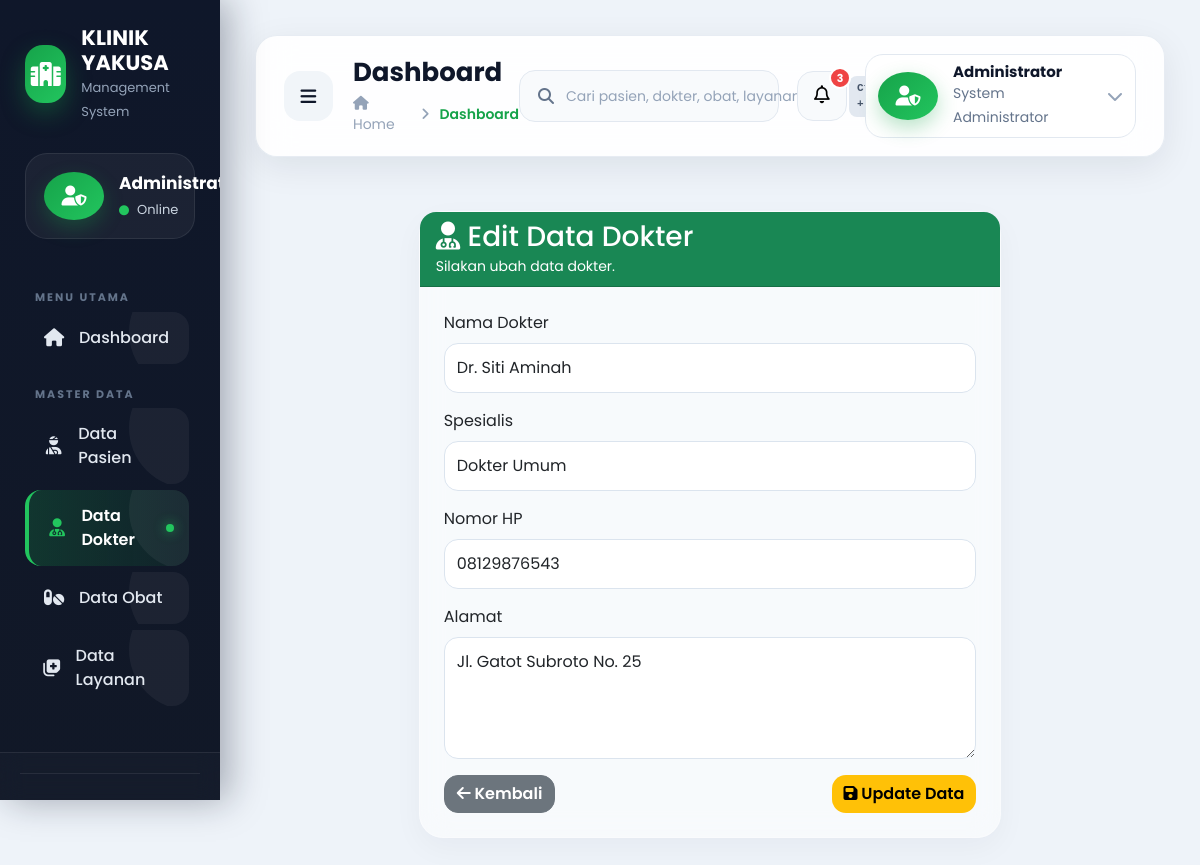
Screenshot of /dokter/edit.php?id=2 with the database file from the repository.
### tables this page shows
CREATE TABLE IF NOT EXISTS dokter (
    id_dokter INT AUTO_INCREMENT PRIMARY KEY,
    nama_dokter VARCHAR(100) NOT NULL,
    spesialis VARCHAR(100) NOT NULL,
    no_hp VARCHAR(20) NOT NULL,
    alamat TEXT NOT NULL
);

### dokter/edit.php (the view, shortened to what this page needs)
<?php
include "../config/koneksi.php";
include "../layout/header.php";
$id = intval($_GET['id']);
$stmt = mysqli_prepare($koneksi, "SELECT * FROM dokter WHERE id_dokter=?");
mysqli_stmt_bind_param($stmt, "i", $id);
mysqli_stmt_execute($stmt);
$result = mysqli_stmt_get_result($stmt);
$data = mysqli_fetch_assoc($result);
?>
<div class="wrapper">
<?php include "../layout/sidebar.php"; ?>
<div class="main">
<?php include "../layout/navbar.php"; ?>
<div class="container-fluid py-4">
<div class="row justify-content-center">
<div class="col-lg-8">
<div class="card card-glass shadow border-0 rounded-4">
<div class="card-header bg-success text-white rounded-top-4">
<h3 class="mb-0">
<i class="fas fa-user-doctor"></i>
Edit Data Dokter
</h3>
<small>Silakan ubah data dokter.</small>
</div>
<div class="card-body p-4">
<form action="update.php" method="POST">
<div class="mb-3">
<label class="form-label">
Nama Dokter
</label>
<input
type="text"
name="nama_dokter"
class="form-control"
value="<?= htmlspecialchars($data['nama_dokter']); ?>"
required>
</div>
<div class="mb-3">
<label class="form-label">
Spesialis
</label>
<input
type="text"
name="spesialis"
class="form-control"
value="<?= htmlspecialchars($data['spesialis']); ?>"
required>
</div>
<div class="mb-3">
<label class="form-label">
Nomor HP
</label>
<input
type="text"
name="no_hp"
class="form-control"
value="<?= htmlspecialchars($data['no_hp']); ?>"
required>
</div>
<div class="mb-3">
<label class="form-label">
Alamat
</label>
<textarea
name="alamat"
class="form-control"
rows="4"
required><?= htmlspecialchars($data['alamat']); ?></textarea>
</div>
<div class="d-flex justify-content-between">
<a href="index.php" class="btn btn-secondary">
<i class="fas fa-arrow-left"></i>
Kembali
</a>
<button type="submit" class="btn btn-warning">
<i class="fas fa-save"></i>
Update Data
</button>
</div>
</form>
</div>
</div>
</div>
</div>
</div>
</div>
<?php include "../layout/footer.php"; ?>

### assets/css/style.css (style rules this page uses)
* { margin:0; padding:0; box-sizing:border-box; font-family:'Poppins',sans-serif; }
html { scroll-behavior:smooth; }
body { background:#eef3f9; color:#2d3436; overflow-x:hidden; }
a { text-decoration:none; transition:.3s; }
.wrapper { display:flex; width:100%; min-height:100vh; }
.main { flex:1; margin-left:280px; padding:35px; transition:.4s; }
.card { border:none; border-radius:22px; background:white; box-shadow: 0 10px 35px rgba(0,0,0,.05); transition:.35s; }
.btn { border-radius:14px; font-weight:600; transition:.3s; }
.btn-warning { border:none; }
.form-control { border-radius:14px; padding:12px; border:1px solid #dbe4ee; }
.card-glass { background: rgba(255, 255, 255, 0.55) !important; backdrop-filter: blur(15px) !important; -webkit-backdrop-filter: blur(15px) !important; border: 1px solid rgba(255, 255, 255, 0.3) !important; border-radius: 24px !important; box-shadow: 0 10px 30px 0 rgba(15, 23, 42, 0.04) !important; }

### assets/css/sidebar.css (style rules this page uses)
:root { --sidebar-bg:#0f172a; --sidebar-bg2:#111827; --primary:#16a34a; --primary-hover:#22c55e; --text:#f8fafc; --muted:#94a3b8; --border:rgba(255,255,255,.08); --hover:rgba(22,163,74,.15); --active:#16a34a; }
.main { margin-left:250px; transition:.35s ease; }

### assets/css/dashboard.css (style rules this page uses)
:root { --primary:#16a34a; --primary-dark:#15803d; --secondary:#0f172a; --success:#22c55e; --danger:#ef4444; --warning:#f59e0b; --info:#0ea5e9; --purple:#7c3aed; --gray:#64748b; --light:#f8fafc; --white:#ffffff; --shadow: 0 15px 35px rgba(0,0,0,.08); }
.container-fluid { animation:fadeDashboard .6s ease; }

### assets/css/responsive.css (style rules this page uses)
@media (max-width:1400px) { .main { margin-left:220px; } }

### rows the page displays
dokter: nama_dokter "Dr. Siti Aminah", spesialis "Dokter Umum", no_hp "08129876543", alamat "Jl. Gatot Subroto No. 25"
